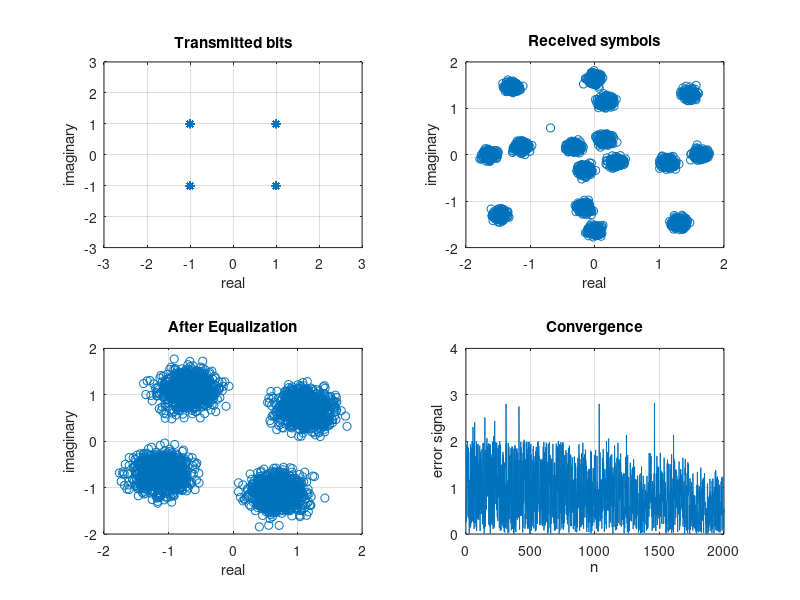

This figure's MATLAB source:
% CHANNEL EQUALIZATION USING LMS 
clc;
clear all;
close all;
M=3000;    % number of data samples
T=2000;    % number of training symbols
dB=25;     % SNR in dB value

L=20; % length for smoothing(L+1)
ChL=5;  % length of the channel(ChL+1)
EqD=round((L+ChL)/2);  %delay for equalization

Ch=randn(1,ChL+1)+sqrt(-1)*randn(1,ChL+1);   % complex channel
Ch=Ch/norm(Ch);                     % scale the channel with norm

TxS=round(rand(1,M))*2-1;  % QPSK transmitted sequence
TxS=TxS+sqrt(-1)*(round(rand(1,M))*2-1);


x=filter(Ch,1,TxS);  %channel distortion
n=randn(1,M);  %+sqrt(-1)*randn(1,M);   %Additive white gaussian noise
 n=n/norm(n)*10^(-dB/20)*norm(x);  % scale the noise power in accordance with SNR
x=x+n;                           % received noisy signal

K=M-L;   %% Discarding several starting samples for avoiding 0's and negative
X=zeros(L+1,K);  % each vector column is a sample
for i=1:K
    X(:,i)=x(i+L:-1:i).';
end

%adaptive LMS Equalizer
e=zeros(1,T-10);  % initial error
c=zeros(L+1,1);   % initial condition
mu=0.001;        % step size
for i=1:T-10
    e(i)=TxS(i+10+L-EqD)-c'*X(:,i+10);   % instant error
    c=c+mu*conj(e(i))*X(:,i+10);           % update filter or equalizer coefficient
end

sb=c'*X;   % recieved symbol estimation

%SER(decision part)
sb1=sb/norm(c);  % normalize the output
sb1=sign(real(sb1))+sqrt(-1)*sign(imag(sb1));  %symbol detection
start=7;  
sb2=sb1-TxS(start+1:start+length(sb1));  % error detection
SER=length(find(sb2~=0))/length(sb2); %  SER calculation
disp(SER);

% plot of transmitted symbols
    subplot(2,2,1), 
    plot(TxS,'*');   
    grid,title('Input symbols');  xlabel('real part'),ylabel('imaginary part')
    axis([-2 2 -2 2])
    
% plot of received symbols
    subplot(2,2,2),
    plot(x,'o');
    grid, title('Received samples');  xlabel('real part'), ylabel('imaginary part')

% plots of the equalized symbols    
    subplot(2,2,3),
    plot(sb,'o');   
    grid, title('Equalized symbols'), xlabel('real part'), ylabel('imaginary part')

% convergence
    subplot(2,2,4),
    plot(abs(e));   
    grid, title('Convergence'), xlabel('n'), ylabel('error signal')
    %%
    
    %IMPLEMENTATION OF BLIND CHANNEL USING CMA OR GODARD ALGORITHM IMPLEMENTED

clc;
clear all;
close all;
N=3000;    % number of sample data
dB=25;     % Signal to noise ratio(dB)

L=20; % smoothing length L+1
ChL=1;  % length of the channel= ChL+1
EqD=round((L+ChL)/2);  %  channel equalization delay

i=sqrt(-1);
%Ch=randn(1,ChL+1)+sqrt(-1)*randn(1,ChL+1);   % complex channel

%Ch=[0.0545+j*0.05 .2832-.1197*j -.7676+.2788*j -.0641-.0576*j .0566-.2275*j .4063-.0739*j];
Ch=[0.8+i*0.1 .9-i*0.2]; %complex channel
    Ch=Ch/norm(Ch);% normalize
TxS=round(rand(1,N))*2-1;  % QPSK symbols are transmitted symbols
TxS=TxS+sqrt(-1)*(round(rand(1,N))*2-1);
x=filter(Ch,1,TxS); %channel distortion

n=randn(1,N)+sqrt(-1)*randn(1,N);   % additive white gaussian noise (complex)
 n=n/norm(n)*10^(-dB/20)*norm(x);  % scale noise power
x1=x+n;  % received noisy signal

%estimation using CMA
K=N-L;   %% Discard initial samples for avoiding 0's and negative
X=zeros(L+1,K);  %each vector
for i=1:K
    X(:,i)=x1(i+L:-1:i).';
end

e=zeros(1,K);  % to store the error signal
c=zeros(L+1,1); c(EqD)=1;    % initial condition
R2=2;                  % constant modulous of QPSK symbols
mu=0.001;      % step size
for i=1:K
   e(i)=abs(c'*X(:,i))^2-R2;                  % initial error
   c=c-mu*2*e(i)*X(:,i)*X(:,i)'*c;     % update equalizer co-efficients
   c(EqD)=1;
end   
   
sym = c'*X;   % symbol estimation
%calculate SER
H=zeros(L+1,L+ChL+1); for i=1:L+1, H(i,i:i+ChL)=Ch; end  % channel matrix
fh=c'*H; % channel equalizer
temp=find(abs(fh)==max(abs(fh))); %find maximum

sb1=sym/(fh(temp));  % normalize the output
 sb1=sign(real(sb1))+sqrt(-1)*sign(imag(sb1));  % perform symbol detection
strt=6;  
sb2=sb1-TxS(strt+1:strt+length(sb1));  % detecting error symbols
SER=length(find(sb2~=0))/length(sb2);% SER calculations
disp(SER);

% plot of transmitted bits
    subplot(2,2,1), 
    plot(TxS,'*');
    grid on,title('Transmitted bits');  xlabel('real'),ylabel('imaginary')
    axis([-3 3 -3 3])
    
% plot of received symbols  
    subplot(2,2,2),
    plot(x1,'o');
    grid on, title('Received symbols');  xlabel('real'), ylabel('imaginary')

 % plot of the equalized symbols
    subplot(2,2,3),
    plot(sym,'o');
    grid on, title('After Equalization'), xlabel('real'), ylabel('imaginary')

% convergence of algorithm
    subplot(2,2,4),
    plot(abs(e));   
    grid on, title('Convergence'), xlabel('n'), ylabel('error signal');
    axis([0 2000 0 4]);